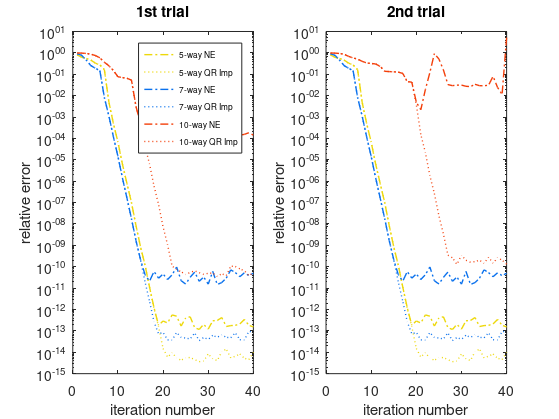

Source code (MATLAB):
clear

load('als_data.mat','als_data')
load('als_data_e.mat', 'als_data_e')

%% plot iterations vs relative error
%als8 is actually 5

figure,


subplot(1,2,1)
semilogy(1:40,als_data.als8,'-.','Color','#EDD80B','linewidth',1), hold on
semilogy(1:40,als_data.imp8,':','Color','#EDD80B','linewidth',1)

semilogy(1:40,als_data.als7,'-.','Color','#0A71ED','linewidth',1)
semilogy(1:40,als_data.imp7,':','Color','#0A71ED','linewidth',1)
semilogy(1:40,als_data.als6,'-.','Color','#F33E09','linewidth',1)
semilogy(1:40,als_data.imp6,':','Color','#F33E09','linewidth',1)
ylim([1e-15 10])
set(gca,'fontsize',10)
legend('5-way NE','5-way QR Imp','7-way NE','7-way QR Imp','10-way NE','10-way QR Imp','fontsize',6)
%title('Relative Error for Different d (1st trial)') 
xlabel('iteration number')
ylabel('relative error')
title('1st trial')


subplot(1,2,2)
semilogy(1:40,als_data_e.als8,'-.','Color','#EDD80B','linewidth',1), hold on
semilogy(1:40,als_data_e.imp8,':','Color','#EDD80B','linewidth',1)

semilogy(1:40,als_data_e.als7,'-.','Color','#0A71ED','linewidth',1)
semilogy(1:40,als_data_e.imp7,':','Color','#0A71ED','linewidth',1)
semilogy(1:40,als_data_e.als6,'-.','Color','#F33E09','linewidth',1)
semilogy(1:40,als_data_e.imp6,':','Color','#F33E09','linewidth',1)
ylim([1e-15 10])

title('2nd trial')


xlabel('iteration number')
ylabel('relative error')
set(gca,'fontsize',10)
set(gcf,'Units','inches');
screenposition = get(gcf,'Position');
set(gcf,...
    'PaperPosition',[0 0 screenposition(3:4)],...
    'PaperSize',[screenposition(3:4)]);
saveas(gcf,'sinsums_acc2.pdf')
%change d & n